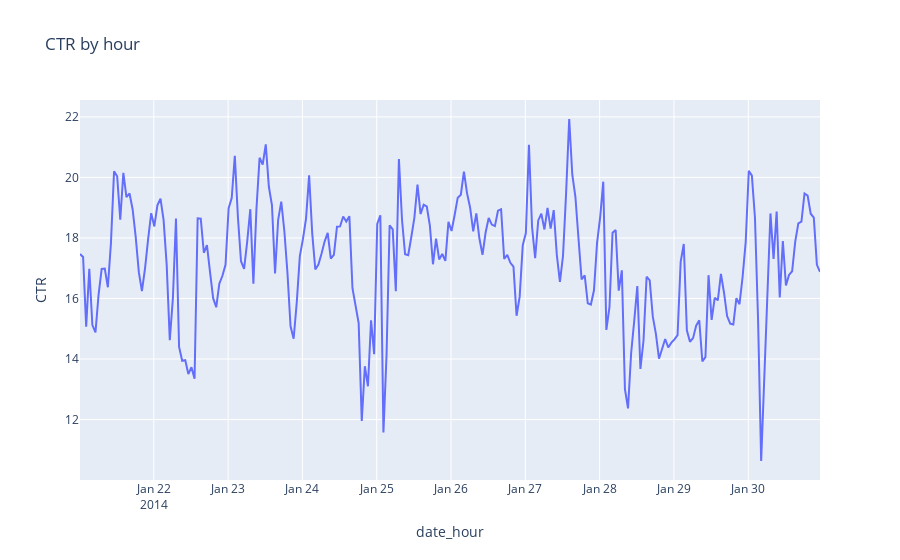

Source (notebook cell):
### Markdown cell above
### Plot CTR

### Code cell
fig = px.line(dfc.reset_index(), x="date_hour", y="CTR", title='CTR by hour')
fig.show()

### Figure 1 — Plotly figure (JSON) as saved in the notebook; plotly's stock layout.template omitted (floating-point values rounded to 4 significant figures; data arrays with more than 128 entries replaced by an {"elided": "..."} marker saying what was removed)
{"data": [{"hovertemplate": "date_hour=%{x}<br>CTR=%{y}<extra></extra>", "legendgroup": "", "line": {"color": "#636efa", "dash": "solid"}, "mode": "lines", "name": "", "orientation": "v", "showlegend": false, "type": "scatter", "x": {"elided": "240 str values"}, "xaxis": "x", "y": {"elided": "240 float values"}, "yaxis": "y"}], "layout": {"legend": {"tracegroupgap": 0}, "title": {"text": "CTR by hour"}, "xaxis": {"anchor": "y", "domain": [0, 1], "title": {"text": "date_hour"}}, "yaxis": {"anchor": "x", "domain": [0, 1], "title": {"text": "CTR"}}}}
